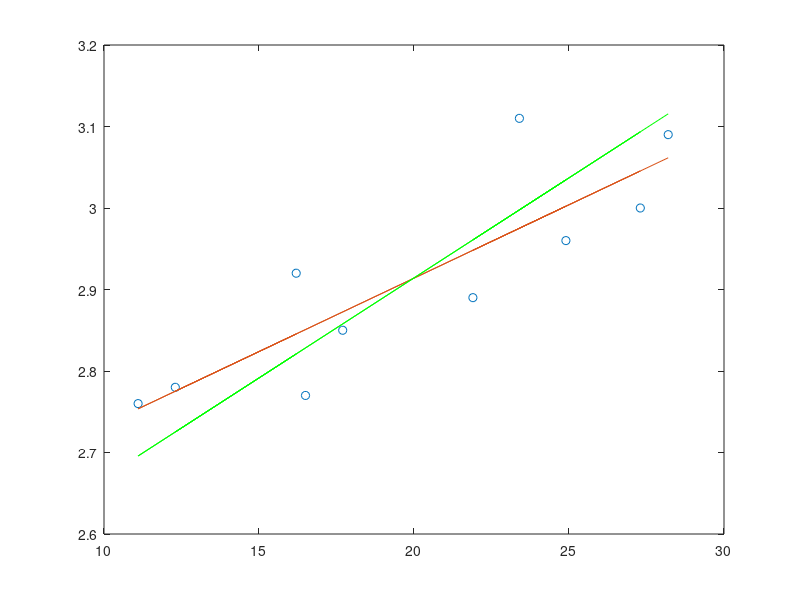
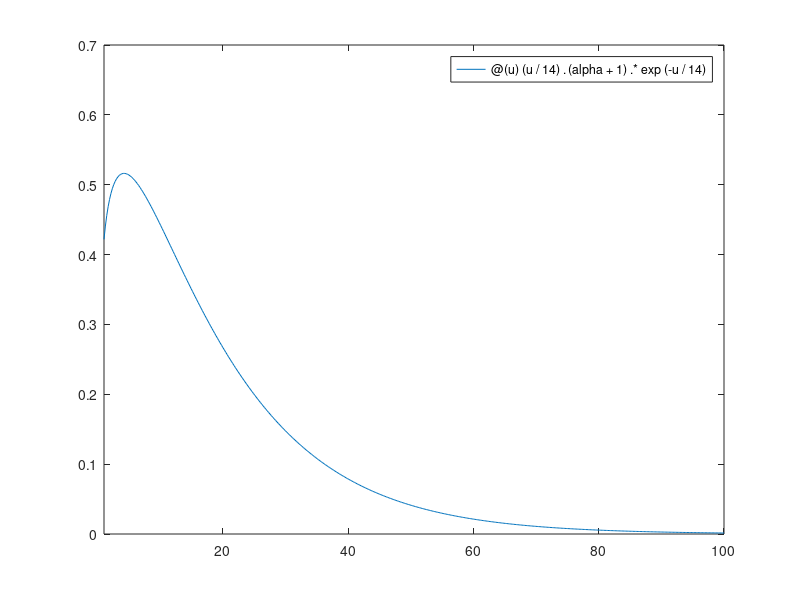
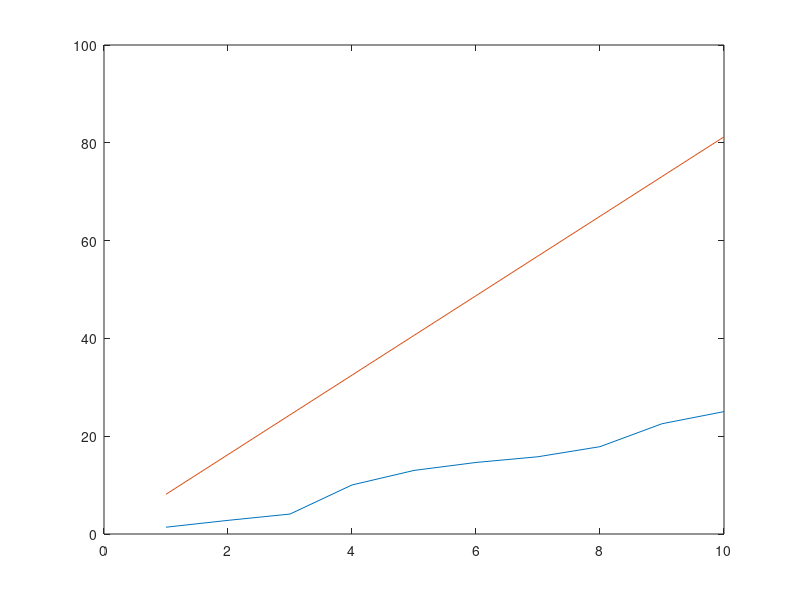

The MATLAB script that drew these images, in order: (Note: this script raises an error after producing the figures.)
%% Q1ai
TD=importdata('Tdisp.txt');
A=TD.data;
a1=A(:,1);
barx=mean(a1);
barx2=mean(a1.^2);
varx=barx2-barx^2;

a2=A(:,2);
bary=mean(a2);
bary2=mean(a2.^2);
vary=bary2-bary^2;

barxy=mean(a1.*a2);
covxy=barxy-barx*bary;

ro=covxy/sqrt(vary*varx);
dof=length(A)-2;
tp=ro.*sqrt(dof/(1-ro^2));
%using the student t distribution table
sig1=tpdf(tp,dof)
%therefor 99.9% sure
%% Q1aii
a=size(A,1);
[A1,B1]=sort(A(:,1));
[C1, D1]=sort(B1);

[A2,B2]=sort(A(:,2));
[C2, D2]=sort(B2);

Order=[D1 D2 D1-D2 (D1-D2).^2];

r=1-6*sum(Order(:,4))/(a*(a^2-1));
ts=r.*sqrt(dof/(1-r^2))
sig2=tpdf(ts,dof)
%therefor 99.8% sure
%% Q1b
figure
plot(a1,a2,'o')
hold on
%Comment-Prefer pearson as data looks pretty linear to begin with and gives
%a higher significance
%% Q1c
%for y(x)=ay*x+by
ay=covxy./(barx2-barx^2);
by=bary-ay.*barx;
fity=ay.*a1+by;
plot(a1,fity)

%forx(y)
ax=covxy/(bary2-bary^2);
bx=barx-ax.*bary;
fitx=1./ax.*a1-bx./ax;
plot(a1,fitx,'g')
%COMMENT ON THE DIFFERENCE
%% Q2a
L0=3.846e26;%Watts
Const=1e9*L0;
alpha=-0.7;
expnorm=@(u) (u/14).^alpha.*exp(-u/14)/14;
unorm=integral(expnorm,1,inf);
uarg=@(u) (u/14).^(alpha+1).*exp(-u/14)
Lexp=integral(uarg,1,inf)/unorm%*Const;
figure
fplot(uarg,[1 100])
%% Q2b
Data=[1.39; 1.40; 1.29; 5.95; 2.97; 1.63; 1.17; 2.06; 4.69; 2.48]%*Const;
Cmltv=zeros(length(Data),1);
Cmltv(1)=Data(1);
for i=2:length(Data)
    Cmltv(i)=Data(i)+Cmltv(i-1);
end
Lexpvec=ones(length(Data),1)*Lexp;
Lexpcum=cumsum(Lexpvec);
read=1:10;
figure;
plot(read,Cmltv);
hold on; 
plot(read,Lexpcum);
%%
% barx=mean(Data);
% barx2=mean(Data.^2);
% varx=barx2-barx^2;
% 
% bary=mean(Lexpvec);
% bary2=mean(Lexpvec.^2);
% vary=bary2-bary^2;
% 
% barxy=mean(Lexpvec.*Data);
% covxy=barxy-barx*bary;
% 
% ro=covxy/sqrt(vary*varx);
% dof=length(Data)-2;
% tp=ro.*sqrt(dof/(1-ro^2));
% %using the student t distribution table
% sig1=tpdf(tp,dof)
%% Q3a
V=importdata('inf4q3.txt');
Nv=length(V);
dofv=Nv-1;
vbar=sum(V)./Nv;

intvl=0.1;
intlow=chi2inv(intvl/2,dofv);
inthigh=chi2inv(1-intvl/2,dofv);
vhigh=inthigh/dofv
vlow=intlow/dofv

% chi2=dofv*vbar^2;
% peen=chi2pdf(12.592,6)

%%
X=0:1000:1000;
chi2=dovf.*v





